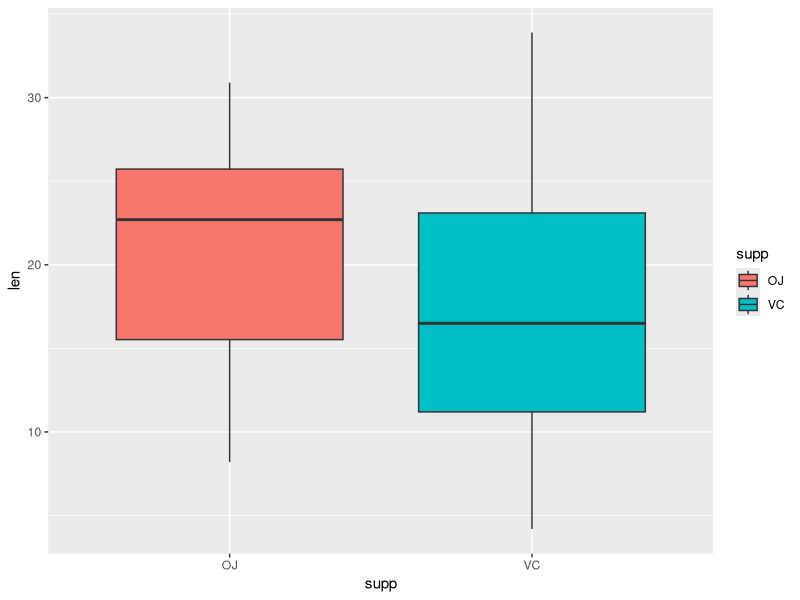
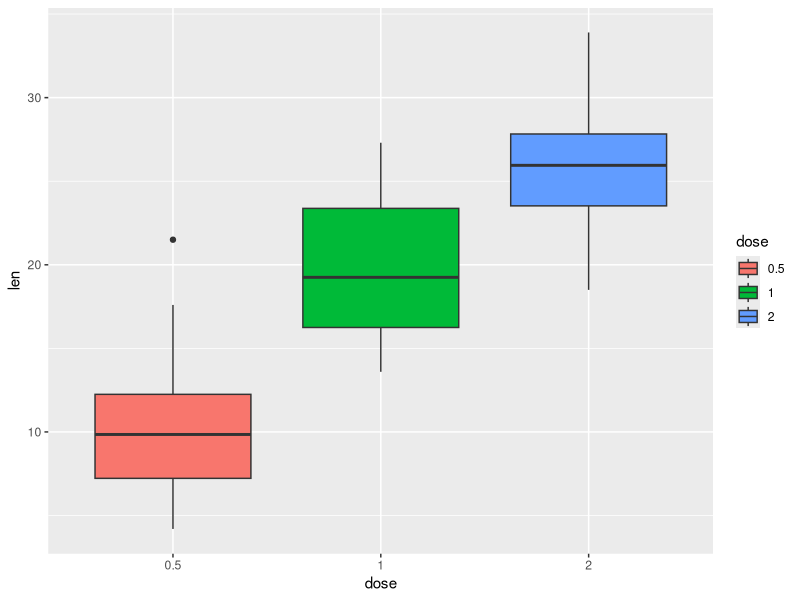
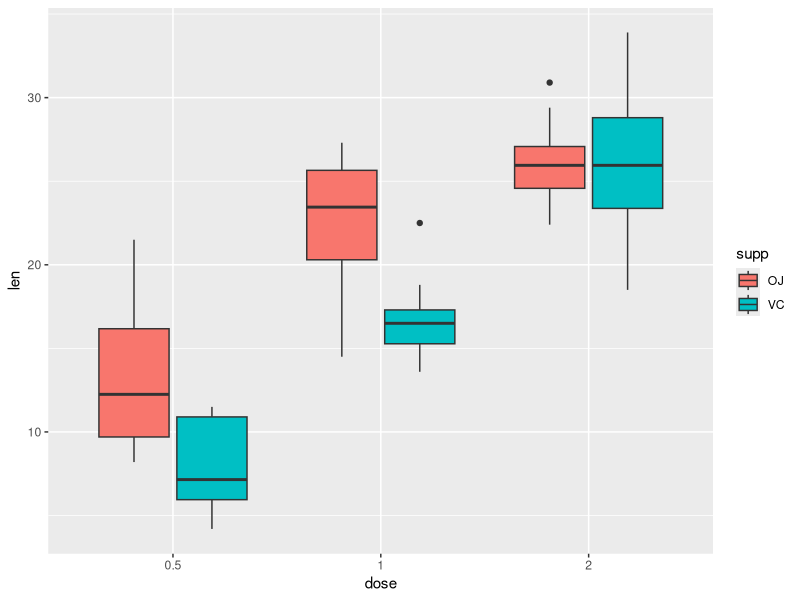
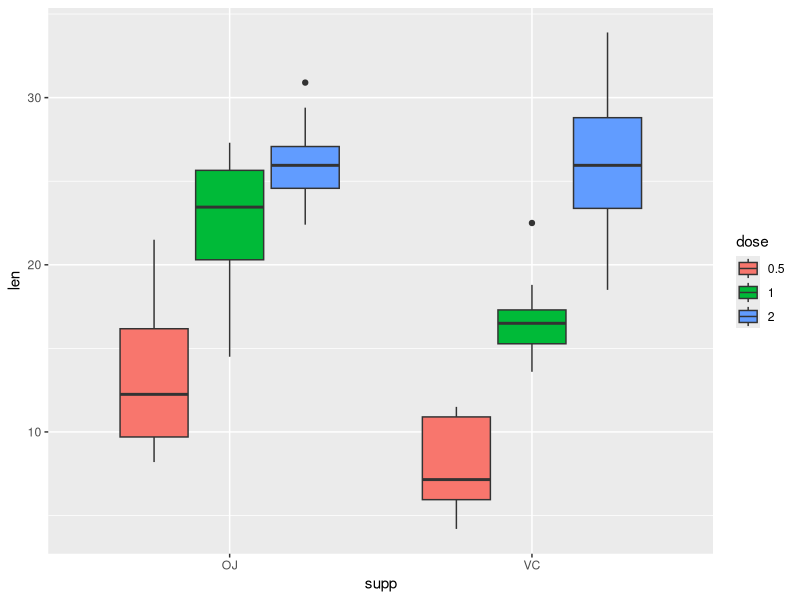
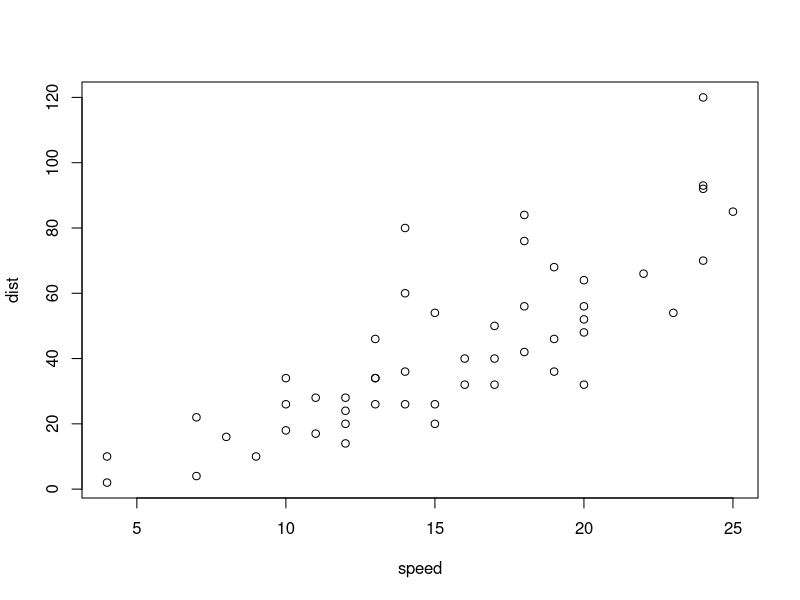

R code for these plots, in order:
## ---- chunk 1
library(dplyr)
library(GGally)
library(ggplot2)
library(xtable)

data(ToothGrowth)
ToothGrowth$dose = factor(ToothGrowth$dose)
len_by_supp_dose = ToothGrowth %>% group_by(supp,dose) %>% summarize(mean(len))
## ---- chunk 2
print(xtable(len_by_supp_dose),comment=FALSE, include.rownames = getOption("xtable.include.rownames", FALSE))
## ---- chunk 3
ggplot(ToothGrowth) + geom_boxplot(aes(x = supp, y = len, fill = supp))
## ---- chunk 4
ggplot(ToothGrowth) + geom_boxplot(aes(x = dose, y = len, fill =dose)) 
## ---- chunk 5
ggplot(ToothGrowth) + geom_boxplot(aes(x = dose, y = len, fill =supp)) 
## ---- chunk 6
ggplot(ToothGrowth) + geom_boxplot(aes(x = supp, y = len, fill =dose)) 
## ---- chunk 7
plot(cars)
